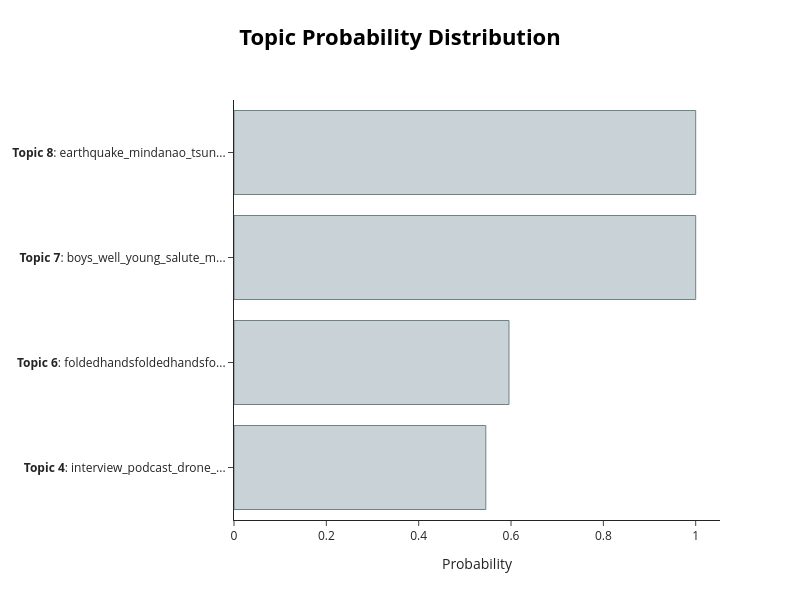

This figure's notebook cell:
### Code cell
topic_model.visualize_distribution(probs, min_probability=0.05)

### Figure 1 — Plotly figure (JSON) as saved in the notebook; plotly's stock layout.template omitted (floating-point values rounded to 4 significant figures)
{"data": [{"marker": {"color": "#C8D2D7", "line": {"color": "#6E8484", "width": 1}}, "orientation": "h", "type": "bar", "x": [0.5454, 0.5956, 1, 1], "y": ["<b>Topic 4</b>: interview_podcast_drone_...", "<b>Topic 6</b>: foldedhandsfoldedhandsfo...", "<b>Topic 7</b>: boys_well_young_salute_m...", "<b>Topic 8</b>: earthquake_mindanao_tsun..."]}], "layout": {"height": 600, "hoverlabel": {"bgcolor": "white", "font": {"family": "Rockwell", "size": 16}}, "title": {"font": {"color": "Black", "size": 22}, "text": "<b>Topic Probability Distribution</b>", "x": 0.5, "xanchor": "center", "y": 0.95, "yanchor": "top"}, "width": 800, "xaxis": {"title": {"text": "Probability"}}}}
